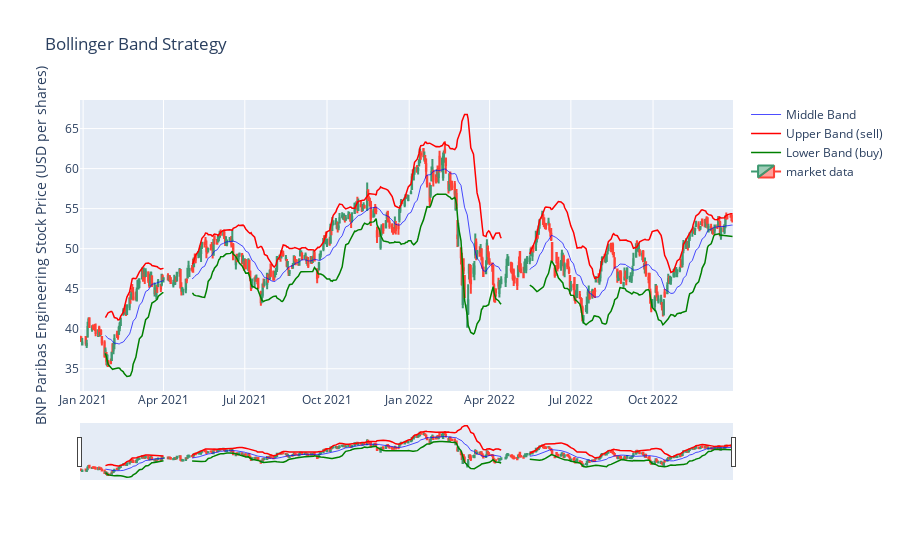

The notebook cell saved with this chart:
### Markdown cell above
**Bollinger Bands** (/ˈbɒlɪndʒər/) are a type of statistical chart characterizing the prices and volatility over time of a financial instrument or commodity.

Bollinger Bands consist of an N-period moving average (MA), an upper band at K times an N-period standard deviation above the moving average (MA + Kσ), and a lower band at K times an N-period standard deviation below the moving average (MA − Kσ). The chart thus expresses arbitrary choices or assumptions of the user, and is not strictly about the price data alone.

Usually K is 1.96, the 97.5th percentile point of the standard normal distribution as $P(|X|<1,96) \approx 0.95 $, for $X \sim N(0, 1)$ (TCL : 95% confidence intervals ->meaning that 95% of the area under a normal curve lies within approximately 1.96 standard deviations of the mean)
<details>
<summary>Financial use</summary>
The use of Bollinger Bands varies widely among traders. Some traders buy when price touches the lower Bollinger Band and exit when price touches the moving average in the center of the bands. Other traders buy when price breaks above the upper Bollinger Band or sell when price falls below the lower Bollinger Band.[4] Moreover, the use of Bollinger Bands is not confined to stock traders; options traders, most notably implied volatility traders, often sell options when Bollinger Bands are historically far apart or buy options when the Bollinger Bands are historically close together, in both instances, expecting volatility to revert towards the average historical volatility level for the stock.
</details>

### Code cell
# list_tickers=['dow','aapl','msft','bnp.pa','voo']
# tickers = yf.Tickers(list_tickers)
# df = tickers.download(period='2y', group_by='ticker')
df_bnp_pa = df['BNP.PA'].copy()

df_bnp_pa['Middle Band'] = df_bnp_pa['Close'].rolling(window=20).mean()
df_bnp_pa['Upper Band'] = df_bnp_pa['Middle Band'] + 1.96*df_bnp_pa['Close'].rolling(window=20).std()
df_bnp_pa['Lower Band'] = df_bnp_pa['Middle Band'] - 1.96*df_bnp_pa['Close'].rolling(window=20).std()

fig = go.Figure()

# Set up traces
fig.add_trace(go.Scatter(x=df_bnp_pa.index, y=df_bnp_pa['Middle Band'], line=dict(color='blue', width=.7), name='Middle Band'))
fig.add_trace(go.Scatter(x=df_bnp_pa.index, y=df_bnp_pa['Upper Band'], line=dict(color='red', width=1.5), name='Upper Band (sell)'))
fig.add_trace(go.Scatter(x=df_bnp_pa.index, y=df_bnp_pa['Lower Band'], line=dict(color='green', width=1.5), name='Lower Band (buy)'))

fig.add_trace(go.Candlestick(x=df_bnp_pa.index,
                            open=df_bnp_pa['Open'],
                            high=df_bnp_pa['High'],
                            low=df_bnp_pa['Low'],
                            close=df_bnp_pa['Close'], name='market data'))

# Title
fig.update_layout(
    title='Bollinger Band Strategy',
    yaxis_title='BNP Paribas Engineering Stock Price (USD per shares)'
)
fig.show()

### Figure 1 — Plotly figure (JSON) as saved in the notebook; plotly's stock layout.template omitted (floating-point values rounded to 4 significant figures; data arrays with more than 128 entries replaced by an {"elided": "..."} marker saying what was removed)
{"data": [{"line": {"color": "blue", "width": 0.7}, "name": "Middle Band", "type": "scatter", "x": {"elided": "519 str values"}, "y": {"elided": "519 float values"}}, {"line": {"color": "red", "width": 1.5}, "name": "Upper Band (sell)", "type": "scatter", "x": {"elided": "519 str values"}, "y": {"elided": "519 float values"}}, {"line": {"color": "green", "width": 1.5}, "name": "Lower Band (buy)", "type": "scatter", "x": {"elided": "519 str values"}, "y": {"elided": "519 float values"}}, {"close": {"elided": "519 float values"}, "high": {"elided": "519 float values"}, "low": {"elided": "519 float values"}, "name": "market data", "open": {"elided": "519 float values"}, "type": "candlestick", "x": {"elided": "519 str values"}}], "layout": {"title": {"text": "Bollinger Band Strategy"}, "yaxis": {"title": {"text": "BNP Paribas Engineering Stock Price (USD per shares)"}}}}
